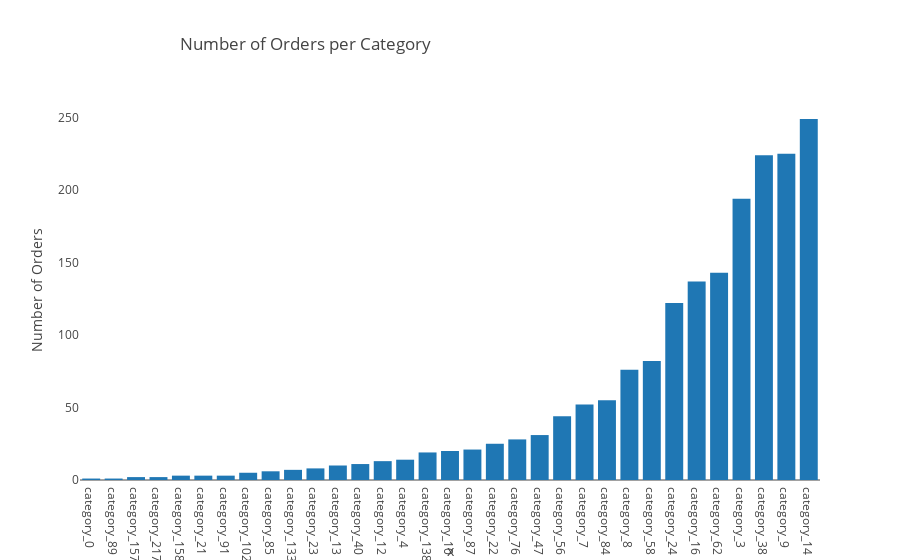

The cell this chart's notebook holds for it:
### Code cell
# plot histogram
hist_fig = px.histogram(x=cat_frequency.category, y=cat_frequency.frequency,
                        title="Number of Orders per Category", template= "ygridoff" 
                       ).update_xaxes(categoryorder='total ascending')
hist_fig.update_layout(title_x=0.2,
#                        xaxis_title="Categories", 
                       yaxis_title="Number of Orders"
                      )

hist_fig.show(config={'displaylogo': False})

### Figure 1 — Plotly figure (JSON) as saved in the notebook; plotly's stock layout.template omitted (floating-point values rounded to 4 significant figures)
{"data": [{"alignmentgroup": "True", "bingroup": "x", "histfunc": "sum", "hovertemplate": "x=%{x}<br>sum of y=%{y}<extra></extra>", "legendgroup": "", "marker": {"color": "#1F77B4", "pattern": {"shape": ""}}, "name": "", "offsetgroup": "", "orientation": "v", "showlegend": false, "type": "histogram", "x": ["category_0", "category_10", "category_102", "category_12", "category_13", "category_133", "category_138", "category_14", "category_157", "category_158", "category_16", "category_21", "category_217", "category_22", "category_23", "category_24", "category_3", "category_38", "category_4", "category_40", "category_47", "category_56", "category_58", "category_62", "category_7", "category_76", "category_8", "category_84", "category_85", "category_87", "category_89", "category_9", "category_91"], "xaxis": "x", "y": [1, 20, 5, 13, 10, 7, 19, 249, 2, 3, 137, 3, 2, 25, 8, 122, 194, 224, 14, 11, 31, 44, 82, 143, 52, 28, 76, 55, 6, 21, 1, 225, 3], "yaxis": "y"}], "layout": {"barmode": "relative", "legend": {"tracegroupgap": 0}, "title": {"text": "Number of Orders per Category", "x": 0.2}, "xaxis": {"anchor": "y", "categoryorder": "total ascending", "domain": [0, 1], "title": {"text": "x"}}, "yaxis": {"anchor": "x", "domain": [0, 1], "title": {"text": "Number of Orders"}}}}
